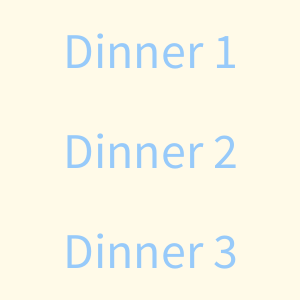
Frame 1 (no input)
Frame 60 (the mouse pressed at the canvas centre just before this capture): identical to frame 1, image omitted
Frame 120 (the mouse held since frame 60 and released just before this capture): identical to frame 1, image omitted

The Processing sketch that drew this single still picture (run headless with seeded random() and noise(); from frame 60 on, the mouse is pressed at the canvas centre):

// Processing sketch: week13_3_dinner
// ── week13_3_dinner.pde
void setup()
{
  size(300,300);
  fill(#97CAFA);
  textSize(50);
  textAlign(CENTER,CENTER);
}

void draw()
{
  background(#FFFAE8); 
  text("Dinner 1",150,50);
  text("Dinner 2",150,150);
  text("Dinner 3",150,250);
  //text("Hello",mouseX,mouseY);

}
